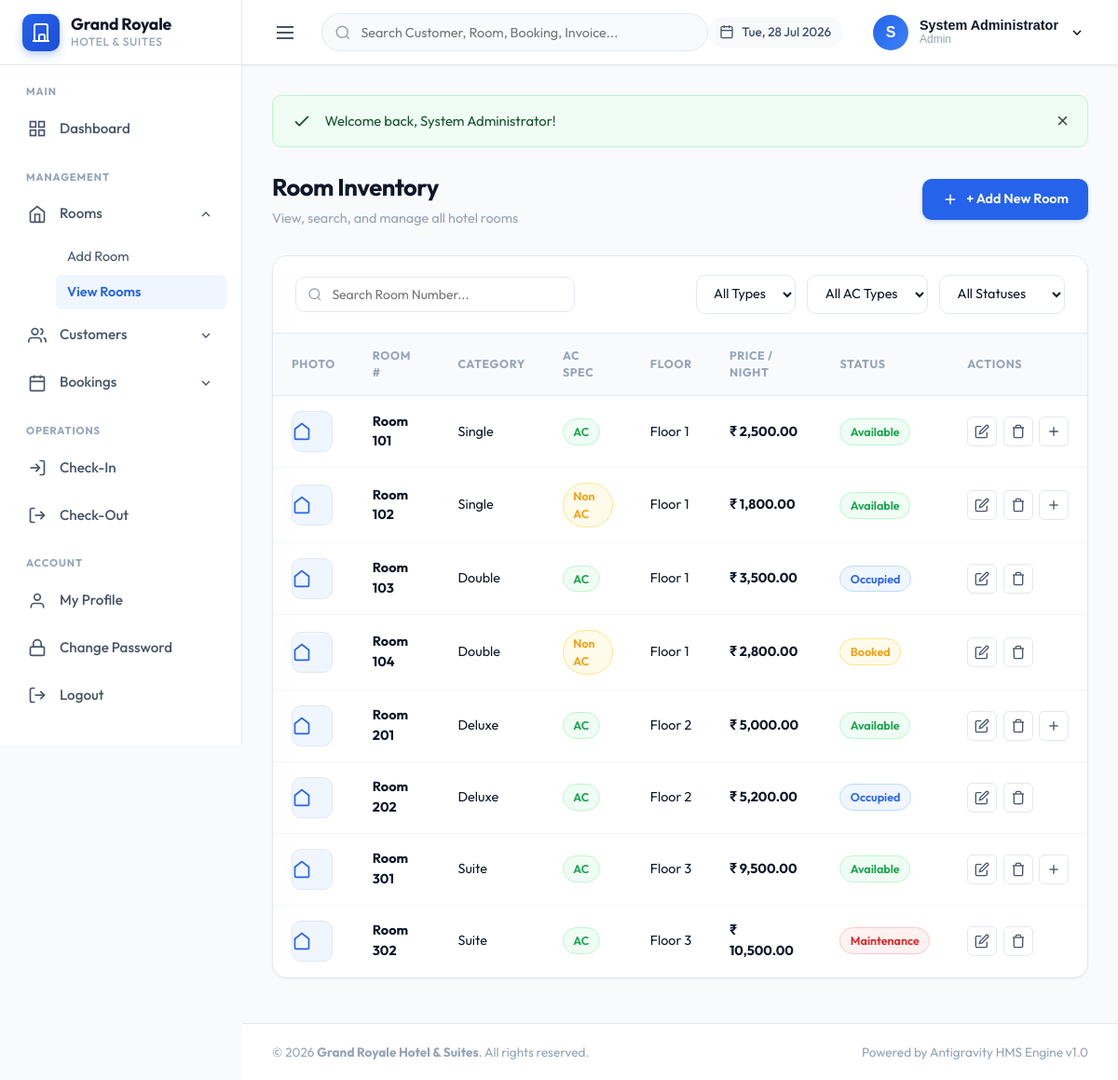
Page /view_rooms.php (signed in) on the committed database.
### tables this page shows
CREATE TABLE `rooms` (
  `id` INT AUTO_INCREMENT PRIMARY KEY,
  `room_number` VARCHAR(20) NOT NULL UNIQUE,
  `room_type` ENUM('Single', 'Double', 'Deluxe', 'Suite') NOT NULL,
  `ac_type` ENUM('AC', 'Non AC') NOT NULL,
  `floor_number` INT NOT NULL,
  `price_per_night` DECIMAL(10, 2) NOT NULL,
  `status` ENUM('Available', 'Booked', 'Occupied', 'Maintenance') DEFAULT 'Available',
  `image` VARCHAR(255) DEFAULT NULL,
  `created_at` DATETIME DEFAULT CURRENT_TIMESTAMP
);

### includes/auth.php (called while the page is built, shortened)
<?php
function generateCsrfToken(): string {
    return $_SESSION['csrf_token'];
}

### view_rooms.php (the view, shortened to what this page needs)
<?php
require_once __DIR__ . '/includes/db.php';
include __DIR__ . '/includes/header.php';
$search = sanitize($_GET['search'] ?? '');
$sql = "SELECT * FROM rooms WHERE 1=1";
$params = [];
$sql .= " ORDER BY floor_number ASC, room_number ASC";
try {
    $stmt = $pdo->prepare($sql);
    $stmt->execute($params);
    $rooms = $stmt->fetchAll();
} catch (PDOException $e) {
    setFlash('danger', 'Error fetching rooms: ' . $e->getMessage());
    $rooms = [];
}
?>
<div class="page-header">
    <div>
        <h1 class="page-title">Room Inventory</h1>
        <p class="page-subtitle">View, search, and manage all hotel rooms</p>
    </div>
    <div>
        <a href="add_room.php" class="btn btn-primary">
            <svg width="18" height="18" viewBox="0 0 24 24" fill="none" stroke="currentColor" stroke-width="2"><line x1="12" y1="5" x2="12" y2="19"></line><line x1="5" y1="12" x2="19" y2="12"></line></svg>
            <span>+ Add New Room</span>
        </a>
    </div>
</div>
<div class="table-card fade-in">
    <form action="view_rooms.php" method="GET" class="table-toolbar">
        <div class="table-search-box">
            <svg class="table-search-icon" width="16" height="16" viewBox="0 0 24 24" fill="none" stroke="currentColor" stroke-width="2"><circle cx="11" cy="11" r="8"></circle><line x1="21" y1="21" x2="16.65" y2="16.65"></line></svg>
            <input type="text" name="search" placeholder="Search Room Number..." value="<?= escape($search) ?>">
        </div>
        <div class="table-filters">
            <select name="room_type" class="form-select" style="width: auto;" onchange="this.form.submit()">
                <option value="">All Types</option>
            </select>
            <select name="ac_type" class="form-select" style="width: auto;" onchange="this.form.submit()">
                <option value="">All AC Types</option>
            </select>
            <select name="status" class="form-select" style="width: auto;" onchange="this.form.submit()">
                <option value="">All Statuses</option>
            </select>
        </div>
    </form>
    <div class="table-responsive">
        <table class="custom-table">
            <thead>
                <tr>
                    <th>Photo</th>
                    <th>Room #</th>
                    <th>Category</th>
                    <th>AC Spec</th>
                    <th>Floor</th>
                    <th>Price / Night</th>
                    <th>Status</th>
                    <th>Actions</th>
                </tr>
            </thead>
            <tbody>
                <?php if (empty($rooms)): ?>
                    <tr>
                        <td colspan="8" style="text-align: center; padding: 2.5rem; color: var(--text-muted);">
                            No rooms match your filter criteria.
                        </td>
                    </tr>
                <?php else: ?>
                    <?php foreach ($rooms as $room): ?>
                        <tr>
                            <td>
                                <?php if (!empty($room['image']) && file_exists(__DIR__ . '/uploads/room/' . $room['image'])): ?>
                                    <img src="uploads/room/<?= escape($room['image']) ?>" class="table-img" alt="Room Photo">
                                <?php else: ?>
                                    <div class="table-img" style="background: var(--primary-light); color: var(--primary); display:flex; align-items:center; justify-center:center; font-weight:700;">
                                        <svg width="20" height="20" viewBox="0 0 24 24" fill="none" stroke="currentColor" stroke-width="2"><path d="M3 9l9-7 9 7v11a2 2 0 0 1-2 2H5a2 2 0 0 1-2-2z"></path></svg>
                                    </div>
                                <?php endif; ?>
                            </td>
                            <td><strong>Room <?= escape($room['room_number']) ?></strong></td>
                            <td><?= escape($room['room_type']) ?></td>
                            <td>
                                <span class="badge <?= ($room['ac_type'] === 'AC') ? 'badge-confirmed' : 'badge-pending' ?>">
                                    <?= escape($room['ac_type']) ?>
                                </span>
                            </td>
                            <td>Floor <?= escape($room['floor_number']) ?></td>
                            <td><strong><?= formatCurrency($room['price_per_night']) ?></strong></td>
                            <td>
                                <?php
                                $statusBadge = match($room['status']) {
                                    'Available' => 'badge-available',
                                    'Occupied' => 'badge-occupied',
                                    'Booked' => 'badge-booked',
                                    'Maintenance' => 'badge-maintenance',
                                    default => 'badge-pending'
                                };
                                ?>
                                <span class="badge <?= $statusBadge ?>"><?= escape($room['status']) ?></span>
                            </td>
                            <td>
                                <div class="table-actions">
                                    <a href="edit_room.php?id=<?= $room['id'] ?>" class="action-btn btn-edit" title="Edit Room">
                                        <svg viewBox="0 0 24 24" width="16" height="16" fill="none" stroke="currentColor" stroke-width="2"><path d="M11 4H4a2 2 0 0 0-2 2v14a2 2 0 0 0 2 2h14a2 2 0 0 0 2-2v-7"></path><path d="M18.5 2.5a2.121 2.121 0 0 1 3 3L12 15l-4 1 1-4 9.5-9.5z"></path></svg>
                                    </a>
                                    <a href="delete_room.php?id=<?= $room['id'] ?>&csrf_token=<?= generateCsrfToken() ?>"
                                       class="action-btn btn-delete"
                                       title="Delete Room"
                                       onclick="return confirm('Are you sure you want to delete Room <?= escape($room['room_number']) ?>? This action cannot be undone.');">
                                        <svg viewBox="0 0 24 24" width="16" height="16" fill="none" stroke="currentColor" stroke-width="2"><polyline points="3 6 5 6 21 6"></polyline><path d="M19 6v14a2 2 0 0 1-2 2H7a2 2 0 0 1-2-2V6m3 0V4a2 2 0 0 1 2-2h4a2 2 0 0 1 2 2v2"></path></svg>
                                    </a>
                                    <?php if ($room['status'] === 'Available'): ?>
                                        <a href="booking.php?room_id=<?= $room['id'] ?>" class="action-btn btn-bill" title="Book This Room">
                                            <svg viewBox="0 0 24 24" width="16" height="16" fill="none" stroke="currentColor" stroke-width="2"><line x1="12" y1="5" x2="12" y2="19"></line><line x1="5" y1="12" x2="19" y2="12"></line></svg>
                                        </a>
                                    <?php endif; ?>
                                </div>
                            </td>
                        </tr>
                    <?php endforeach; ?>
                <?php endif; ?>
            </tbody>
        </table>
    </div>
</div>
<?php include __DIR__ . '/includes/footer.php'; ?>

### css/style.css (style rules this page uses)
:root { --primary: #2563eb; --primary-hover: #1d4ed8; --primary-light: #eff6ff; --primary-border: #bfdbfe; --success: #16a34a; --success-hover: #15803d; --success-light: #f0fdf4; --success-border: #bbf7d0; --danger: #dc2626; --danger-hover: #b91c1c; --danger-light: #fef2f2; --danger-border: #fecaca; --warning: #f59e0b; --warning-hover: #d97706; --warning-light: #fffbeb; --warning-border: #fde68a; --info: #0284c7; --info-light: #f0f9ff; --bg-main: #f8fafc; --card-bg: #ffffff; --text-primary: #0f172a; --text-secondary: #475569; --text-muted: #94a3b8; --border-color: #e2e8f0; --border-light: #f1f5f9; --radius-sm: 6px; --radius-md: 10px; --radius-lg: 16px; --radius-full: 9999px; --shadow-sm: 0 1px 2px 0 rgba(0, 0, 0, 0.05); --shadow-md: 0 4px 6px -1px rgba(0, 0, 0, 0.1), 0 2px 4px -1px rgba(0, 0, 0, 0.06); --shadow-lg: 0 10px 15px -3px rgba(0, 0, 0, 0.1), 0 4px 6px -2px rgba(0, 0, 0, 0.05); --sidebar-width: 260px; --navbar-height: 70px; --transition-fast: 0.15s ease; --transition-normal: 0.25s ease; }
*, *::before, *::after { box-sizing: border-box; margin: 0; padding: 0; }
body { font-family: 'Outfit', -apple-system, BlinkMacSystemFont, "Segoe UI", Roboto, sans-serif; background-color: var(--bg-main); color: var(--text-primary); line-height: 1.5; font-size: 0.95rem; -webkit-font-smoothing: antialiased; }
a { color: var(--primary); text-decoration: none; transition: color var(--transition-fast); }
.page-header { display: flex; align-items: center; justify-content: space-between; margin-bottom: 1.75rem; flex-wrap: wrap; gap: 1rem; }
.page-title { font-size: 1.6rem; font-weight: 700; color: var(--text-primary); letter-spacing: -0.02em; }
.page-subtitle { font-size: 0.9rem; color: var(--text-muted); margin-top: 0.2rem; }
.btn { display: inline-flex; align-items: center; justify-content: center; gap: 0.5rem; padding: 0.65rem 1.25rem; font-family: inherit; font-size: 0.9rem; font-weight: 600; border-radius: var(--radius-md); border: 1px solid transparent; cursor: pointer; transition: all var(--transition-fast); text-decoration: none; white-space: nowrap; }
.btn-primary { background-color: var(--primary); color: #ffffff; box-shadow: 0 2px 4px rgba(37, 99, 235, 0.2); }
.alert-icon { width: 22px; height: 22px; flex-shrink: 0; }
.badge { display: inline-flex; align-items: center; gap: 0.35rem; padding: 0.25rem 0.65rem; border-radius: var(--radius-full); font-size: 0.785rem; font-weight: 600; text-transform: capitalize; }
.badge-available, .badge-confirmed, .badge-paid { background-color: var(--success-light); color: var(--success); border: 1px solid var(--success-border); }
.badge-occupied, .badge-checked-in { background-color: var(--primary-light); color: var(--primary); border: 1px solid var(--primary-border); }
.badge-booked, .badge-pending, .badge-partial { background-color: var(--warning-light); color: var(--warning); border: 1px solid var(--warning-border); }
.badge-maintenance, .badge-cancelled, .badge-unpaid { background-color: var(--danger-light); color: var(--danger); border: 1px solid var(--danger-border); }
.fade-in { animation: fadeIn 0.3s ease-in-out; }

### css/forms.css (style rules this page uses)
.form-control, .form-select, .form-textarea { width: 100%; padding: 0.65rem 0.9rem; font-family: inherit; font-size: 0.9rem; color: var(--text-primary); background-color: #ffffff; border: 1px solid var(--border-color); border-radius: var(--radius-md); outline: none; transition: all var(--transition-fast); }

### rows in the picture
rooms: room_number "101", room_type "Single", ac_type "AC", floor_number "1", price_per_night "₹ 2,500.00", status "Available"
rooms: room_number "102", room_type "Single", ac_type "Non AC", floor_number "1", price_per_night "₹ 1,800.00", status "Available"
rooms: room_number "103", room_type "Double", ac_type "AC", floor_number "1", price_per_night "₹ 3,500.00", status "Occupied"
rooms: room_number "104", room_type "Double", ac_type "Non AC", floor_number "1", price_per_night "₹ 2,800.00", status "Booked"
rooms: room_number "201", room_type "Deluxe", ac_type "AC", floor_number "2", price_per_night "₹ 5,000.00", status "Available"
rooms: room_number "202", room_type "Deluxe", ac_type "AC", floor_number "2", price_per_night "₹ 5,200.00", status "Occupied"
rooms: room_number "301", room_type "Suite", ac_type "AC", floor_number "3", price_per_night "₹ 9,500.00", status "Available"
rooms: room_number "302", room_type "Suite", ac_type "AC", floor_number "3", price_per_night "₹ 10,500.00", status "Maintenance"

### other values in the picture
substr($user['full_name'], 0, 1) "S"
$user['full_name'] "System Administrator"
$user['role'] "Admin"
$msg "Welcome back, System Administrator!"
